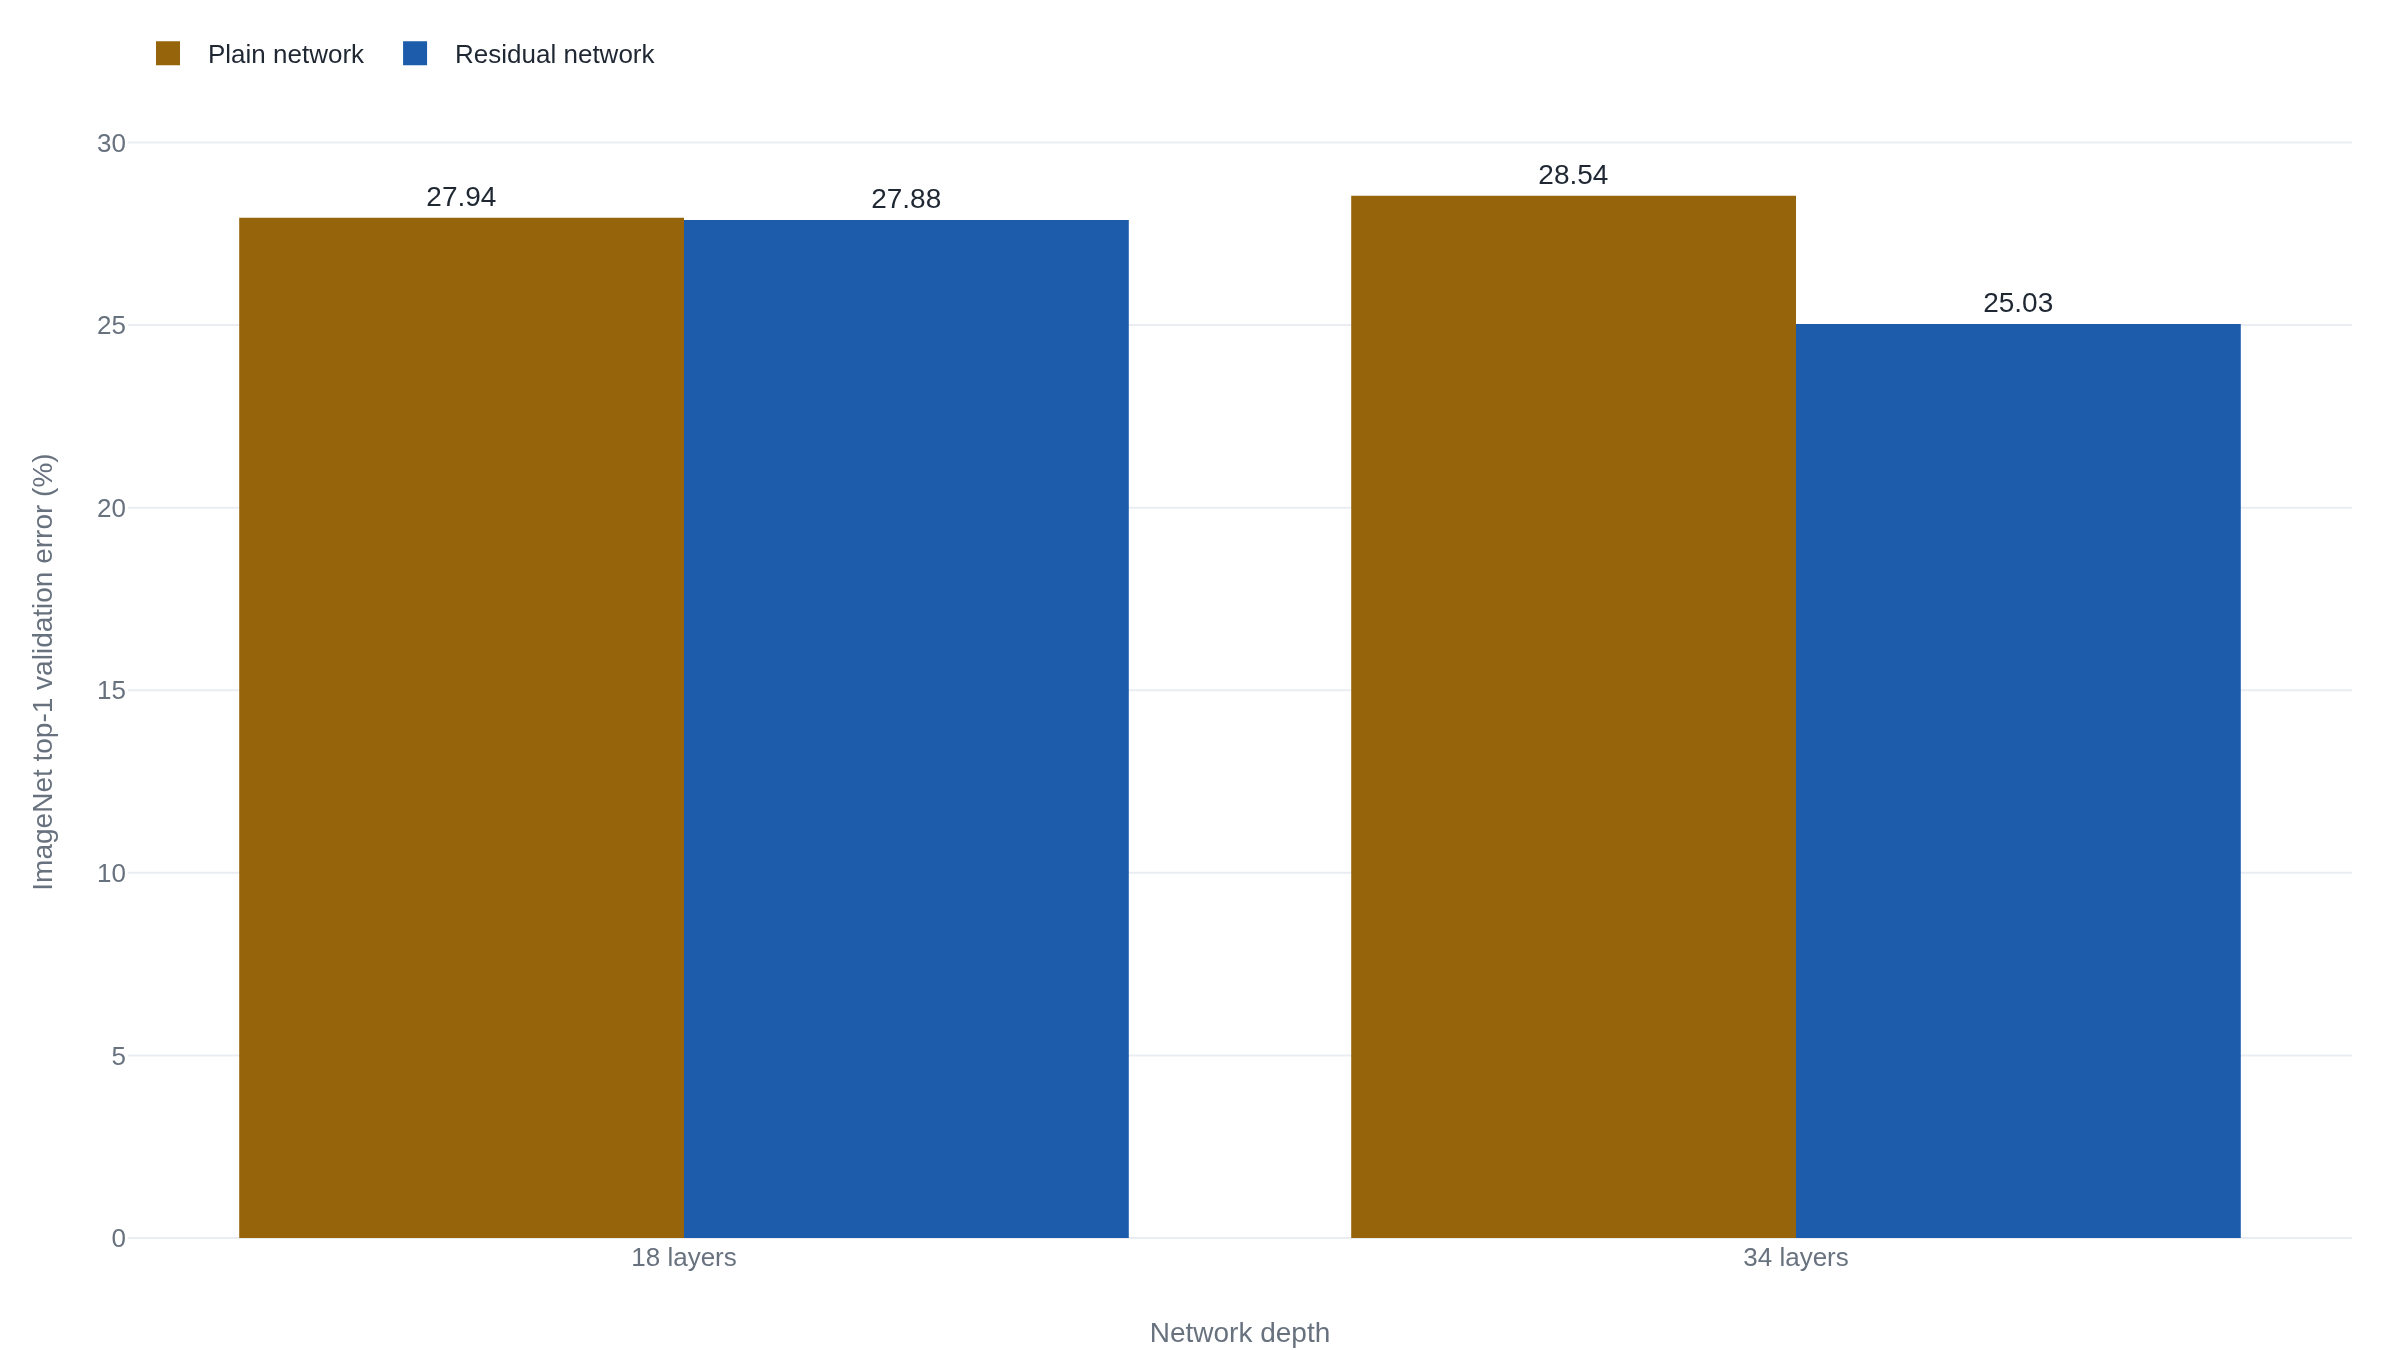

This figure's Python source:
import plotly.graph_objects as go

# ImageNet-2012 validation top-1 error (%), 10-crop testing.
# Source: He, Zhang, Ren & Sun, "Deep Residual Learning for Image
# Recognition" (arXiv:1512.03385), Table 2. The residual nets carry no
# extra parameters over their plain counterparts.
depth = ["18 layers", "34 layers"]
plain = [27.94, 28.54]
residual = [27.88, 25.03]

fig = go.Figure()
fig.add_trace(
    go.Bar(
        name="Plain network",
        x=depth,
        y=plain,
        text=[f"{v:.2f}" for v in plain],
        textposition="outside",
    )
)
fig.add_trace(
    go.Bar(
        name="Residual network",
        x=depth,
        y=residual,
        text=[f"{v:.2f}" for v in residual],
        textposition="outside",
    )
)
fig.update_layout(
    barmode="group",
    yaxis_title="ImageNet top-1 validation error (%)",
    xaxis_title="Network depth",
)
fig.update_yaxes(range=[0, 31])
